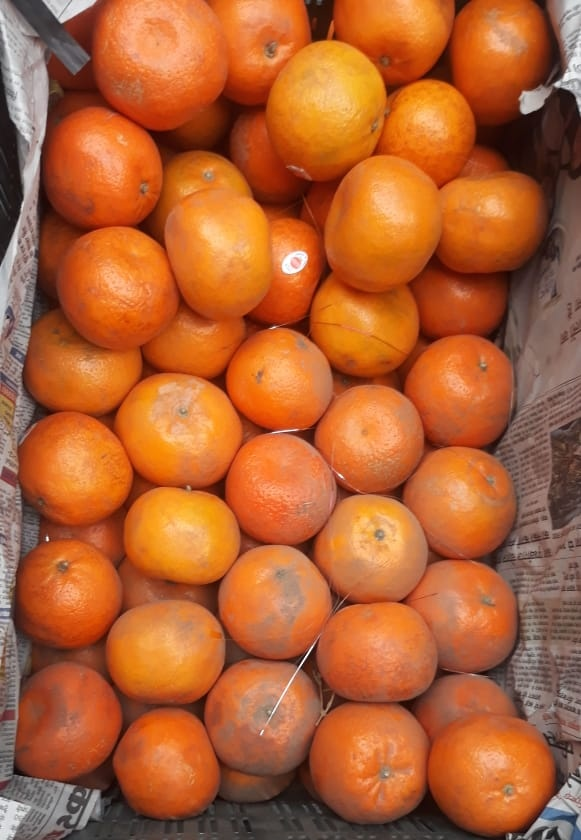
#> input picture Data/Oranges_in_a_box_crop.jpg, 581 x 840 px
$ python -i lab04.py   (imports and definitions only)
#> lines starting #> are read from the running program, lines starting #| are printed output that depends on the picture; after the words box and inside, x2 and y2 are one past the last pixel; in counts of white or black regions, pixels touching at a corner belong together
#> further down, picture is the input picture: shape (840, 581, 3); mean B, G, R 50.6, 97, 177.3
# -*- coding: utf-8 -*-
"""Lab 04 — Watershed Segmentation.

Separate the touching oranges in a box using marker-based Watershed
segmentation. The work is split into small steps, each one a method below
that takes an image (or marker map) in and returns the result out:

  1. colour_channel(image)                 how "orange" each pixel is (red - blue)
  2. threshold(channel)                    oranges -> white, everything else -> black
  3. remove_noise(binary)                  remove small speckle
  4. background_mask(opening)              pixels that are certainly background
  5. distance_transform(opening)           distance of each pixel to the background (or frame)
  6. orange_markers(dist)                  one small marker at each local maximum
  7. unknown_region(bg_mask, marker_mask)  the zone watershed has to decide
  8. create_markers(marker_mask, unknown)  initial labels for watershed
  9. apply_watershed(image, markers)       flood from the markers
 10. segment(image)                        put the steps together

Run evaluate_lab04.py after each step to see your progress.
"""
import cv2
import numpy as np
import os
import sys
from skimage.feature import peak_local_max

sys.path.insert(0, os.path.join(os.path.dirname(os.path.abspath(__file__)), ".."))
from helpers.dataloader import get_data_path, load_image  # noqa: F401

# Data/Oranges_in_a_box_crop.jpg is a crop (the plastic crate at the bottom
# removed) of "Oranges in a Box" by Sidheeq, CC BY-SA 3.0:
ORANGES_IMAGE_SOURCE_URL = "https://commons.wikimedia.org/wiki/File:Oranges_in_a_Box.jpg"


class WatershedSegmenter:
    """Marker-based Watershed segmentation of touching objects.

    All settings have defaults, so no arguments are needed:

        seg     = WatershedSegmenter()
        markers = seg.segment(image)

    Any setting can be changed with a keyword argument, e.g.:

        seg = WatershedSegmenter(peak_spacing=30)

    Use these settings (self.kernel_size, self.peak_spacing, ...) inside your
    methods rather than typing the numbers in directly.
    """

    def __init__(self, **kwargs):
        self.kernel_size       = kwargs.get('kernel_size',       3)
        self.open_iterations   = kwargs.get('open_iterations',   2)
        self.dilate_iterations = kwargs.get('dilate_iterations', 10)
        self.dist_mask_size    = kwargs.get('dist_mask_size',    5)
        self.peak_spacing      = kwargs.get('peak_spacing',      40)
        self.peak_threshold    = kwargs.get('peak_threshold',    20)
        self.marker_radius     = kwargs.get('marker_radius',     5)

        # Intermediate results, filled in by segment() (step 10)
        self.channel     = None
        self.binary      = None
        self.opening     = None
        self.bg_mask     = None
        self.dist        = None
        self.peaks       = None
        self.marker_mask = None
        self.unknown     = None
        self.markers0    = None
        self.markers     = None

    def colour_channel(self, image):
        """Step 1 — a single-channel image that is bright where the picture is orange.

        Oranges have a lot of red and little blue; the newspaper lining and
        the shadows between the oranges have roughly equal red and blue. So
        red minus blue is large on the oranges and small everywhere else.

        Args:
            image (np.ndarray): H x W x 3 uint8 RGB image.

        Returns:
            np.ndarray: H x W uint8 image, red minus blue (negative values become 0).
        """
        red = image[:, :, 0].astype(np.int16)
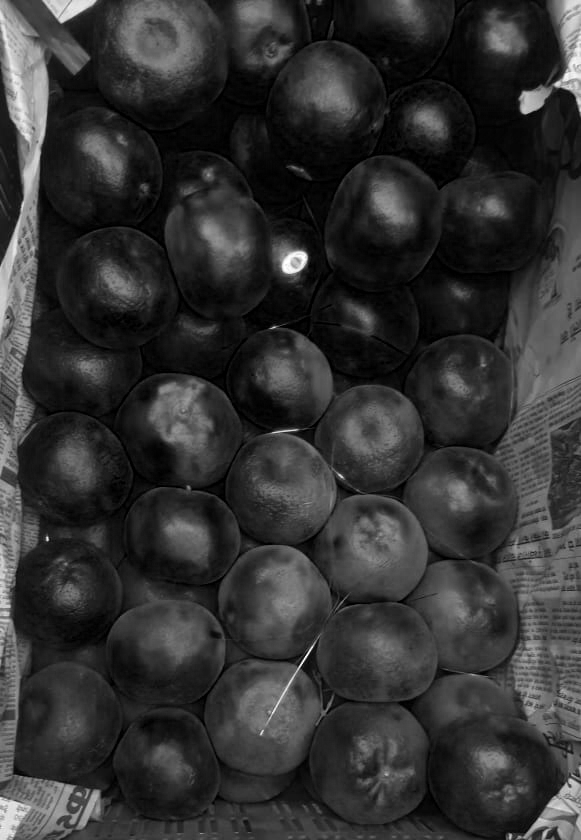
#> red: shape (840, 581) int16; min 0, max 255, mean 50.6
        blue = image[:, :, 2].astype(np.int16)
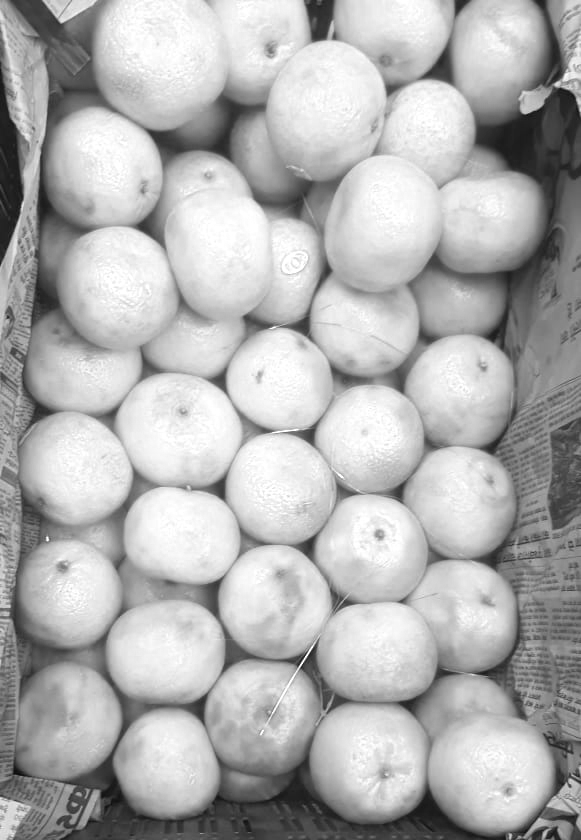
#> blue: shape (840, 581) int16; min 12, max 255, mean 177.3
        return np.maximum(red - blue, 0).astype(np.uint8)

    def threshold(self, channel):
        """Step 2 — turn the oranges white and everything else black (Otsu threshold).

        Args:
            channel (np.ndarray): H x W uint8 image from colour_channel().

        Returns:
            np.ndarray: H x W uint8 binary image (values 0 or 255).
        """
        _, binary = cv2.threshold(
            channel, 0, 255, cv2.THRESH_BINARY | cv2.THRESH_OTSU
        )
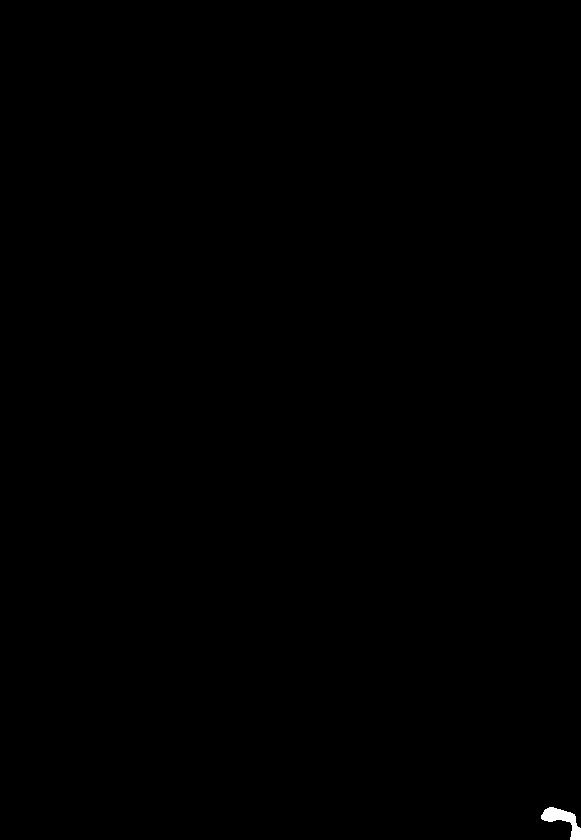
#> binary: shape (840, 581); 0.11% white; 1 white region, box (x1, y1, x2, y2) and area: (541, 807, 581, 840) 536
        return binary

    def remove_noise(self, binary):
        """Step 3 — morphological opening to remove small white speckle.

        Args:
            binary (np.ndarray): H x W uint8 binary image from threshold().

        Returns:
            np.ndarray: H x W uint8 binary image, same shape.
        """
        kernel = np.ones((self.kernel_size, self.kernel_size), dtype=np.uint8)
        return cv2.morphologyEx(
            binary, cv2.MORPH_OPEN, kernel, iterations=self.open_iterations
        )
#> returned value: shape (840, 581); 0.11% white; 1 white region, box (x1, y1, x2, y2) and area: (542, 807, 581, 840) 532

    def background_mask(self, opening):
        """Step 4 — the pixels that are certainly background (white).

        Dilating grows the white (orange) regions outward, so whatever is
        still black afterwards is a safe distance from every orange. That
        black region is inverted to give the background mask: white where
        the pixel is certainly background. It becomes the background marker
        in Step 8. Small holes and narrow gaps inside the box are covered by
        the dilation, so they are left for watershed to decide.

        Args:
            opening (np.ndarray): H x W uint8 binary image from remove_noise().

        Returns:
            np.ndarray: H x W uint8 binary image — white = certainly background.
        """
        kernel = np.ones((self.kernel_size, self.kernel_size), dtype=np.uint8)
        dilated = cv2.dilate(opening, kernel, iterations=self.dilate_iterations)
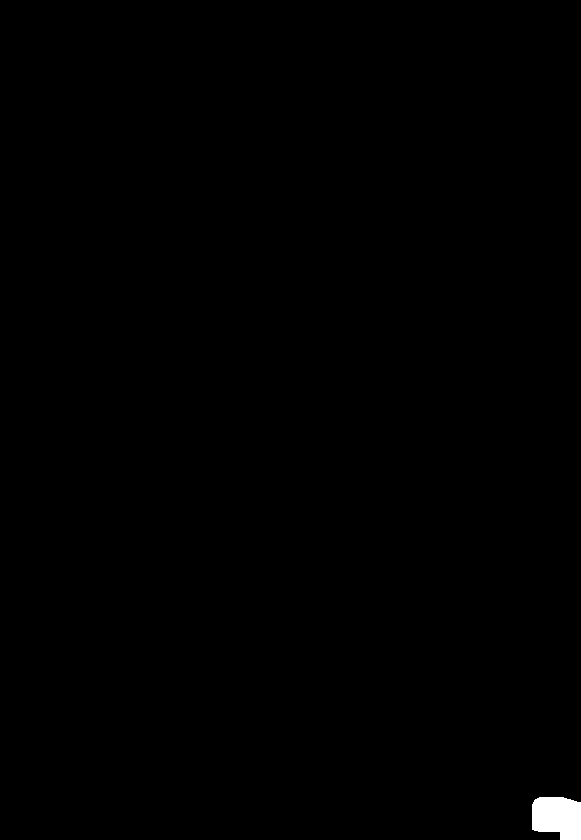
#> dilated: shape (840, 581); 0.37% white; 1 white region, box (x1, y1, x2, y2) and area: (532, 797, 581, 840) 1802
        return cv2.bitwise_not(dilated)

    def distance_transform(self, opening):
        """Step 5 — each white pixel's distance to the nearest black pixel.

        Distances are largest near the centre of each orange, so every orange
        becomes a "hill" with its peak near its centre — even where touching
        oranges have merged into one white region.

        cv2.distanceTransform does not count the image frame as background,
        so for an orange cut off by the frame the distance would keep rising
        right up to the edge. The image is therefore padded with a 1-pixel
        black border first (so the frame counts as background), and the
        padding is cropped off the result.

        Args:
            opening (np.ndarray): H x W uint8 binary image from remove_noise().

        Returns:
            np.ndarray: H x W float32 distance map (in pixels), same shape as opening.
        """
        padded = np.pad(opening, 1, mode='constant', constant_values=0)
#> padded: shape (842, 583); 0.11% white; 1 white region, box (x1, y1, x2, y2) and area: (543, 808, 582, 841) 532
        dist_padded = cv2.distanceTransform(
            padded, cv2.DIST_L2, self.dist_mask_size
        )
        return dist_padded[1:-1, 1:-1].astype(np.float32, copy=False)

    def orange_markers(self, dist):
        """Step 6 — put one small marker at each local maximum of the distance map.

        Each peak (local maximum) is the centre of one orange. A peak must be
        at least self.peak_spacing pixels from any higher peak, and its
        distance value must be at least self.peak_threshold. A filled circle
        of radius self.marker_radius is drawn at each peak. The peak
        coordinates are also stored on self.peaks.

        Args:
            dist (np.ndarray): H x W distance map from distance_transform().

        Returns:
            np.ndarray: H x W uint8 binary image — white circles at the peaks.
        """
        peaks = peak_local_max(
            dist,
            min_distance=self.peak_spacing,
            threshold_abs=self.peak_threshold,
            exclude_border=False,
        )
#> peaks = empty array
        self.peaks = np.asarray(peaks, dtype=np.int32).reshape(-1, 2)
#> self.peaks = empty array

        marker_mask = np.zeros(dist.shape, dtype=np.uint8)
        for row, col in self.peaks:
            cv2.circle(
                marker_mask,
                (int(col), int(row)),
                int(self.marker_radius),
                255,
                thickness=-1,
            )
#> this loop made 0 passes
#> marker_mask: shape (840, 581); every value is 0
        return marker_mask

    def unknown_region(self, bg_mask, marker_mask):
        """Step 7 — the zone that is neither background nor a marker —
        this is what watershed will decide.

        Args:
            bg_mask     (np.ndarray): H x W uint8 binary image from background_mask().
            marker_mask (np.ndarray): H x W uint8 binary image from orange_markers().

        Returns:
            np.ndarray: H x W uint8 binary image — white where neither input is white.
        """
        occupied = cv2.bitwise_or(bg_mask, marker_mask)
        return cv2.bitwise_not(occupied)

    def create_markers(self, marker_mask, unknown):
        """Step 8 — build the initial marker map that watershed floods from.

        Each marker circle gets its own positive label, shifted by +1 so that
        background is 1 (not 0 — cv2.watershed reserves 0 for "unknown").
        The unknown zone is then set back to 0 so watershed knows to decide it.
        Everything left with label 1 is the background mask from Step 4 —
        the background marker.

        Args:
            marker_mask (np.ndarray): H x W uint8 binary image from orange_markers().
            unknown     (np.ndarray): H x W uint8 binary image from unknown_region().

        Returns:
            np.ndarray: H x W int32 marker map (background = 1, unknown = 0,
            each marker a unique integer >= 2).
        """
        _, components = cv2.connectedComponents(marker_mask, connectivity=8)
#> components: shape (840, 581) int32; every value is 0
        markers = components.astype(np.int32) + 1
#> markers: shape (840, 581) int32; every value is 1
        markers[unknown > 0] = 0
        return markers

    def apply_watershed(self, image, markers):
        """Step 9 — flood from the markers over the colour image.

        cv2.watershed uses the colour image's edges (gradients) to decide
        where neighbouring floods meet. It changes the marker array it is
        given, so pass it a copy.

        Args:
            image   (np.ndarray): H x W x 3 uint8 colour image.
            markers (np.ndarray): H x W int32 marker map from create_markers().

        Returns:
            np.ndarray: H x W int32 marker map. Boundary pixels are labelled -1;
            every other pixel has the label of the marker it was flooded from.
        """
        return cv2.watershed(image, markers.copy())
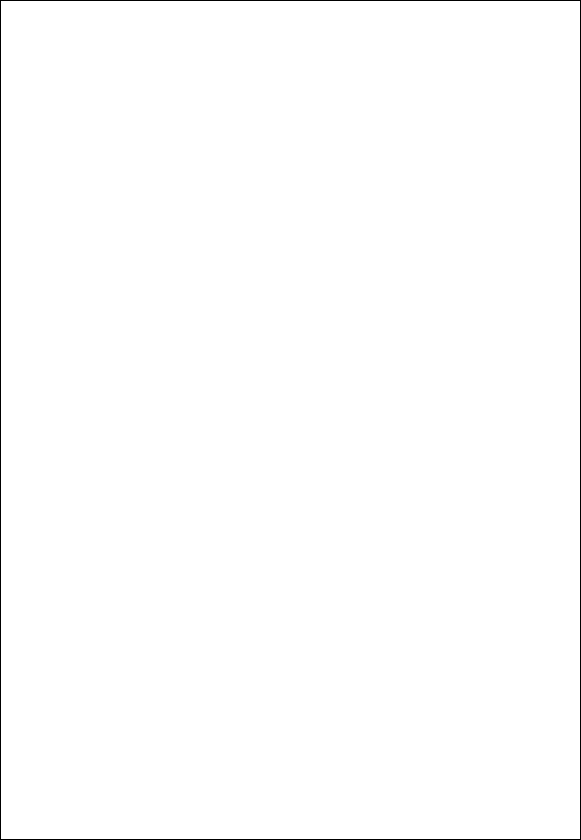
#> returned value: shape (840, 581) int32; values -1 (black) and 1 (white), 99.4% white; black in thin lines or dots

    def segment(self, image):
        """Step 10 — run the whole pipeline using the methods above.

        Stores each intermediate result on self (channel, binary, opening,
        bg_mask, dist, peaks, marker_mask, unknown, markers0, markers) so
        they can be displayed afterwards.

        Args:
            image (np.ndarray): H x W x 3 uint8 RGB image.

        Returns:
            np.ndarray: H x W int32 marker map. Boundary pixels are labelled
            -1; background is 1; each detected orange has a unique label >= 2.
        """
        self.channel = self.colour_channel(image)
        self.binary = self.threshold(self.channel)
        self.opening = self.remove_noise(self.binary)
        self.bg_mask = self.background_mask(self.opening)
        self.dist = self.distance_transform(self.opening)
        self.marker_mask = self.orange_markers(self.dist)
        self.unknown = self.unknown_region(self.bg_mask, self.marker_mask)
        self.markers0 = self.create_markers(self.marker_mask, self.unknown)
        self.markers = self.apply_watershed(image, self.markers0)
        return self.markers

>>> import cv2
>>> picture = cv2.imread('../../Data/Oranges_in_a_box_crop.jpg')
>>> result = WatershedSegmenter().segment(picture)
